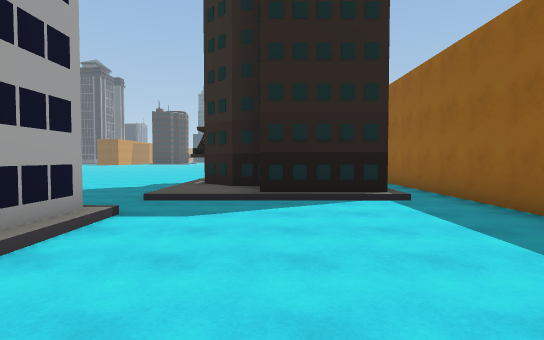
view 1 (above)

24 first-person views from a walk through a 3-D level made in the Unity game engine. The camera is 1.5 m above the floor, tilts 2° down and sees 80° across. The floor is counted in squares, 2 m on a side. Each view is taken from the middle of a square. On the plan, view 1 faces up. The plan holds only what a view shows up to about 11 squares ahead; the rest is blank. The place goes on beyond the plan. The player character is not drawn.

view 2
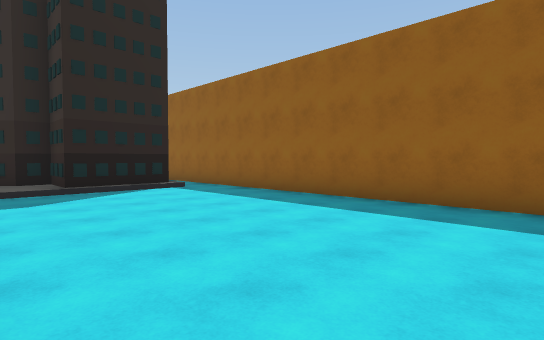

view 3
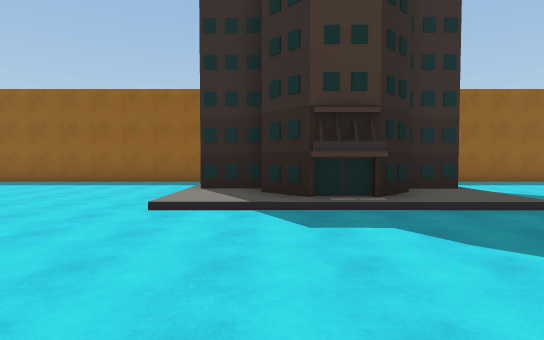

view 4
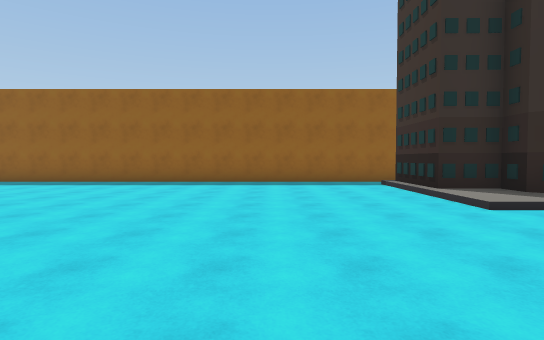

view 5
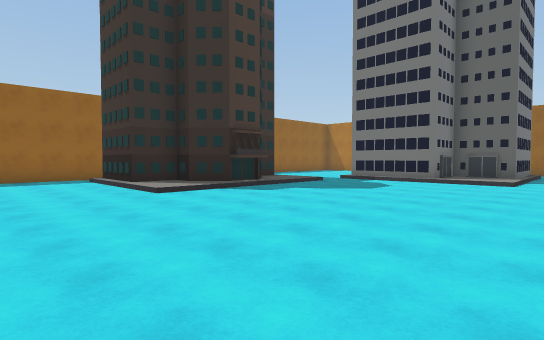

view 6
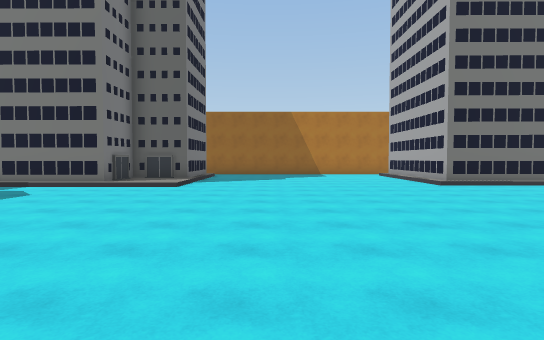

view 7
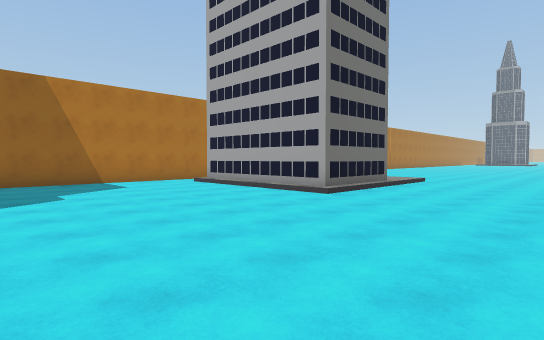

view 8
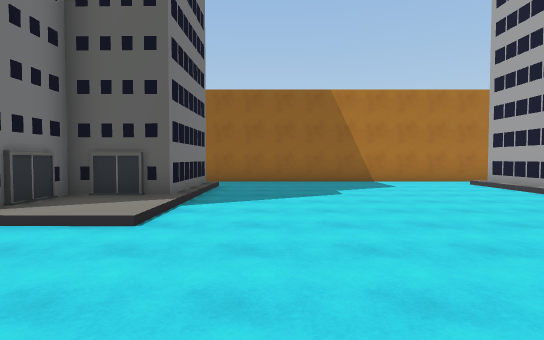

view 9
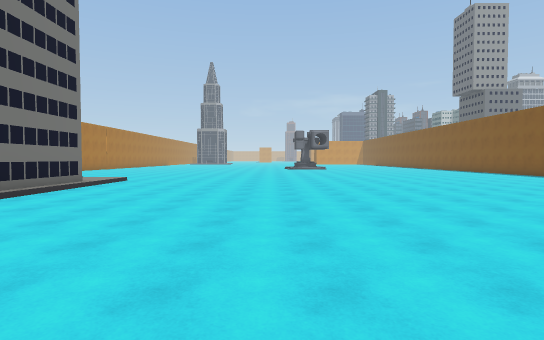

view 10
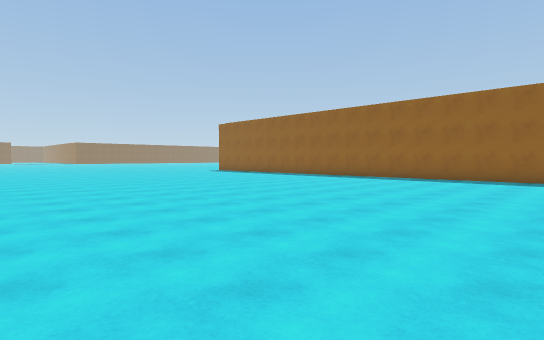

view 11
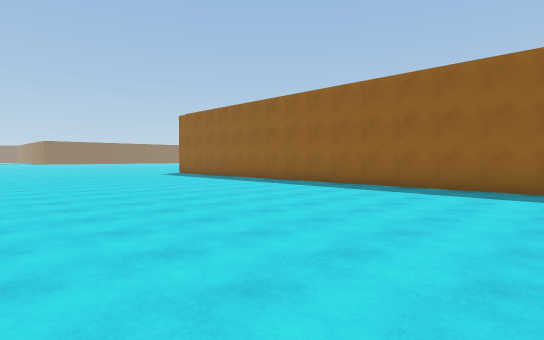

view 12
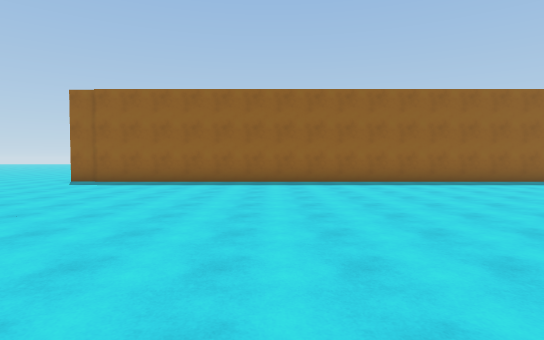

view 13
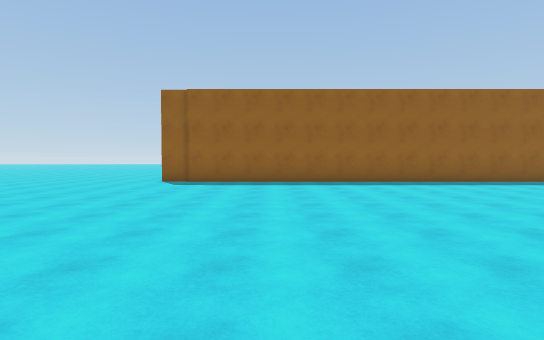

view 14
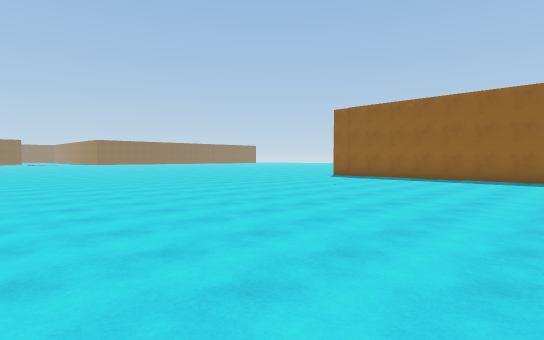

view 15
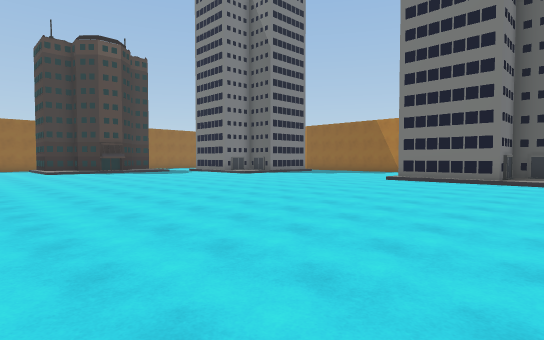

view 16
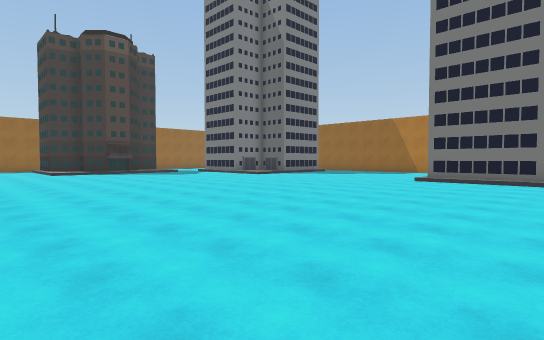

view 17
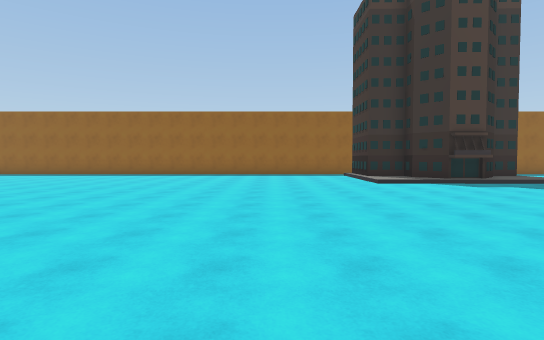

view 18
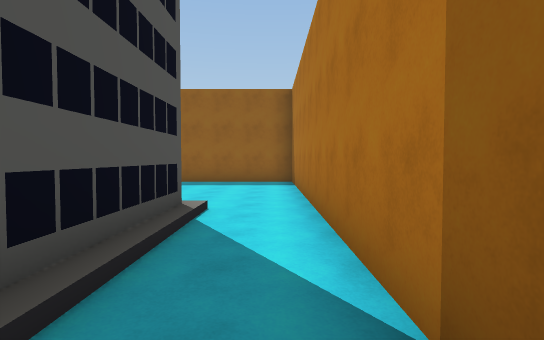

view 19
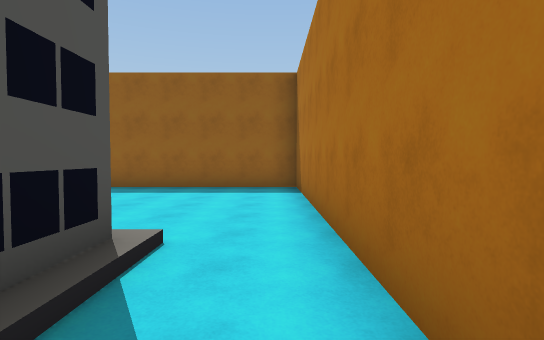

view 20
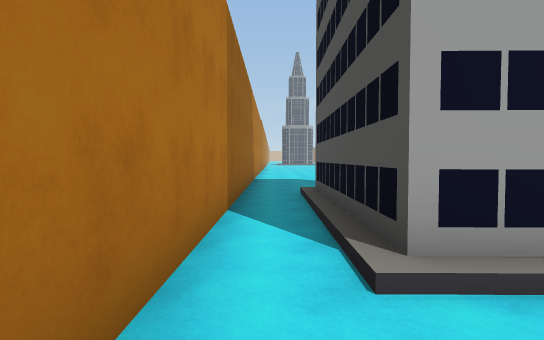

view 21
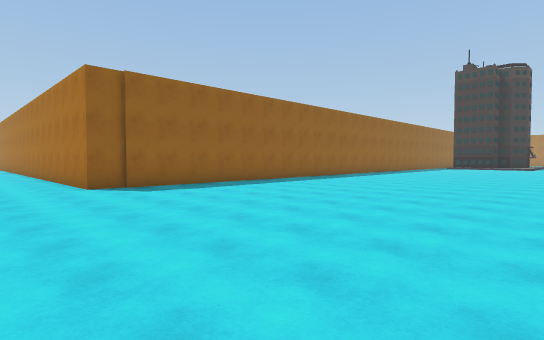

view 22
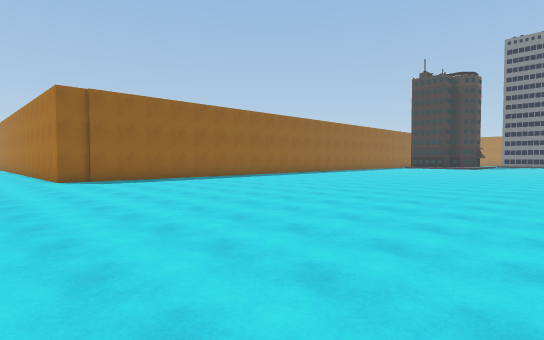

view 23
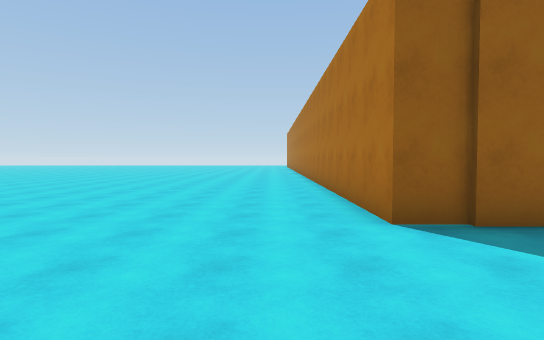

view 24
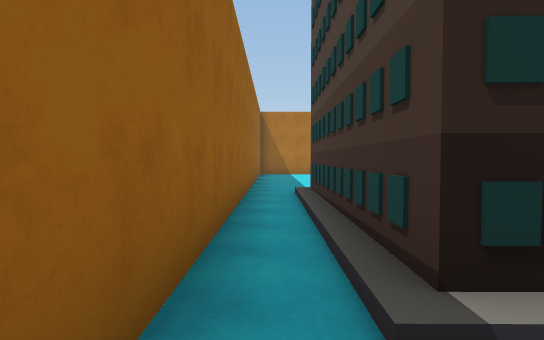

### Floor plan
Key: @ floor where view 1 was taken; # wall or solid block; . main floor; : floor 0.25 m higher than the main floor; / step, stairs or slope.
Columns run from 20 left of view 1 to 7 right of it. Each row starts with its distance up from view 1.
 37             ................
 36             ................
 35             ................
 34             ............####
 33             ............#
 32             ............#
 31            .............#
 30            .............#
 29            .............#
 28            .............#
 27            .............#
 26            .............#
 25             ............#
 24             ............#
 23             ............#
 22            .............#
 21            .............#
 20            .............#
 19            .............#
 18            .............#
 17 ...       ..............#
 16 ....     ...............#
 15 ....... ................#
 14 ........................#
 13 ........................#
 12 ................../////.#
 11 ..................::###.#
 10 ..................:####.#
  9 ..................### #.#
  8 ..................:####.#
  7 ..................::###.#
  6 ..................//###.#
  5 ........................#
  4 //////.......::###/.....#
  3 /:####.......::###/.....#
  2  ##  #.......###  /.....#
  1      #.......# #  /.....#
  0      #.......#####/.@...#
 -1 ######.......//////.....#
 -2 ........................#
 -3 #########################

Positions as (right, up) in squares from view 1, and headings:
1: (0, 0), facing up
2: (-2, -2), facing up-right
3: (-7, 10), facing right
4: (-7, 15), facing right
5: (-9, 15), facing down-right
6: (-10, 13), facing down
7: (-9, 8), facing down-left
8: (-9, 8), facing down
9: (-9, 9), facing left
10: (-9, 17), facing up-right
11: (-5, 19), facing up-right
12: (-7, 28), facing right
13: (-7, 31), facing right
14: (-9, 26), facing up-right
15: (-20, 15), facing down-right
16: (-19, 15), facing down-right
17: (-12, 15), facing right
18: (-7, -2), facing right
19: (-5, -2), facing right
20: (-13, -2), facing left
21: (-5, 37), facing down-right
22: (-8, 37), facing down-right
23: (0, 36), facing right
24: (3, 13), facing down
